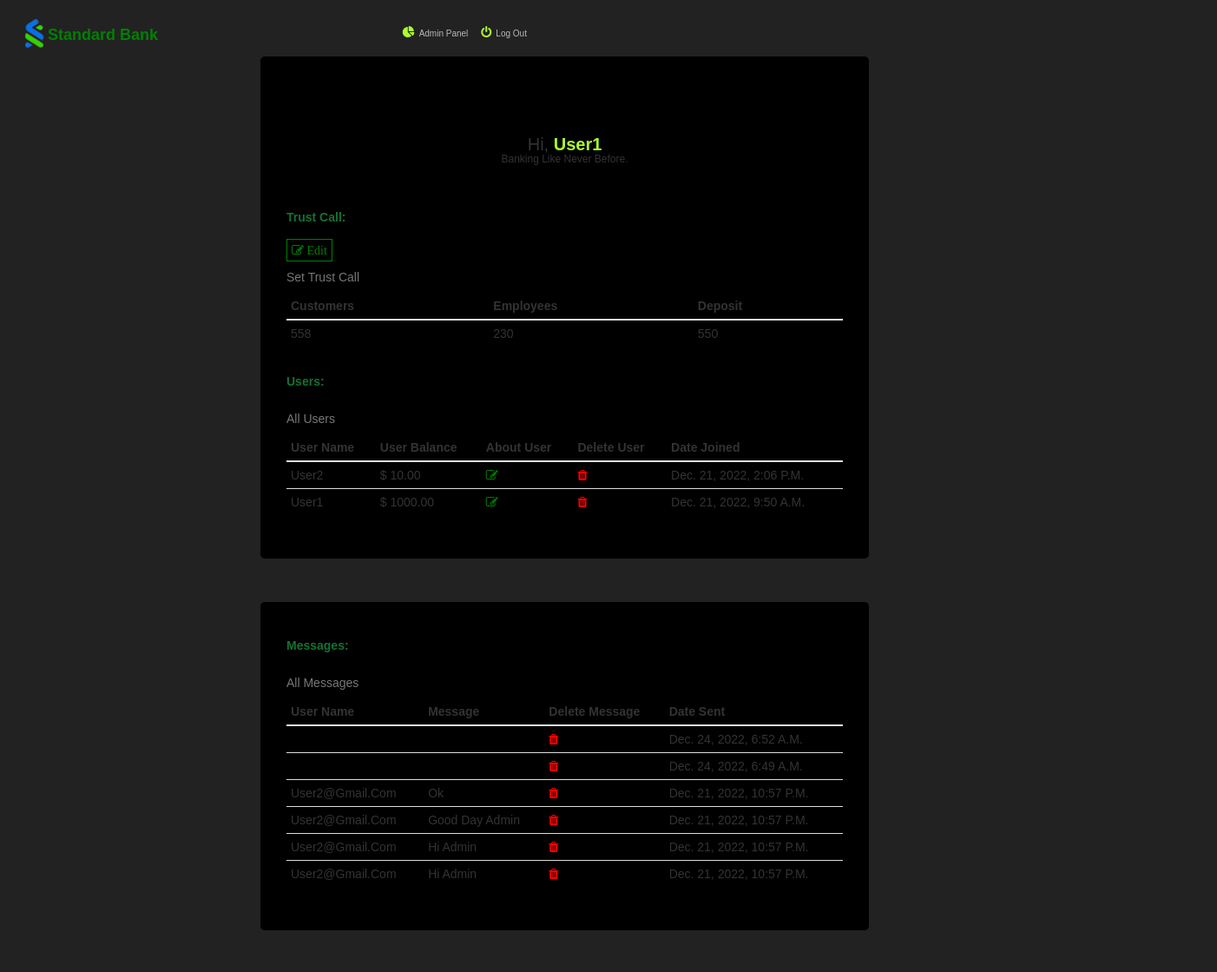
Before: /admin_panel/ (signed in, upper part) with the older database file.
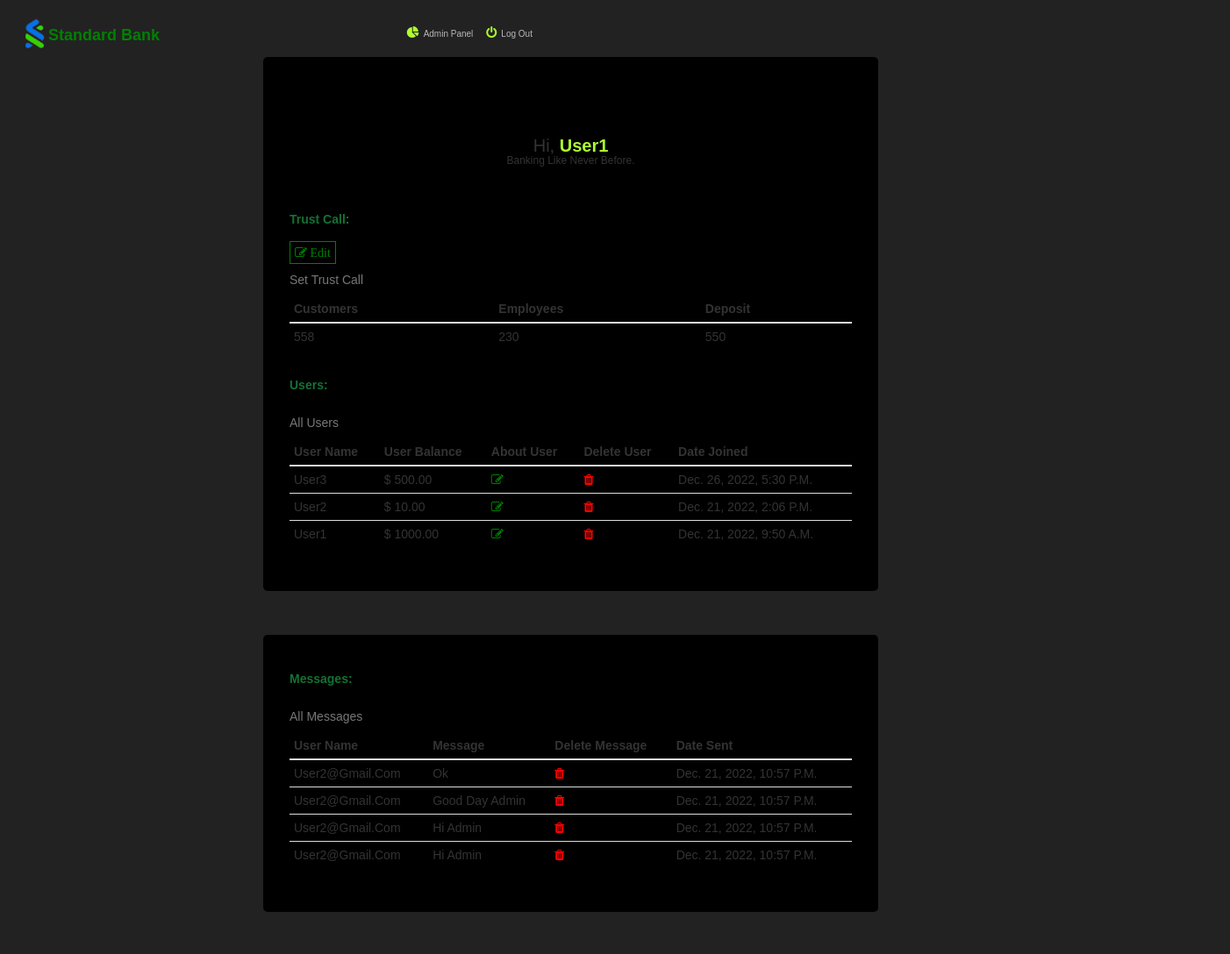
After: the same page with the newer database file.
### App/models.py (models this page shows, shortened)
class TrustCall(models.Model):
    customers = models.IntegerField(default=528, null=True)
    employees = models.IntegerField(default=1530, null=True)
    deposit = models.IntegerField(default=50, null=True)

class Users(models.Model):
    name = models.ForeignKey(User, on_delete=models.CASCADE, null=True)
    date_of_birth = models.DateTimeField(null=True)
    date_joined = models.DateTimeField(verbose_name="date joined", auto_now_add=True)
    phone_number = models.IntegerField(null=True)
    gender = models.CharField(max_length=10, null=True)
    status = models.CharField(max_length=20, null=True)
    address = models.TextField(null=False)
    account_number = models.IntegerField(null=True, default=110)
    balance = models.IntegerField(default=0, null=True)
    image = models.ImageField(null=True)

class Message(models.Model):
    name = models.ForeignKey(User, on_delete=models.CASCADE, null=True)
    message = models.TextField()
    email = models.EmailField()
    sent_time = models.DateTimeField(verbose_name="last login", auto_now=True)

### App/views.py (the view)
# urls.py: path('admin_panel/', views.admin_panel, name='admin_panel'),
@login_required(login_url='user_login')
def admin_panel(request):
    contact = Contact.objects.all().order_by('-id')
    users = Users.objects.all().order_by('-id')
    message = Message.objects.all().order_by('-id')
    loan = Loan.objects.all().order_by('-id')
    payment = Payment.objects.all().order_by('id')
    trustcall = TrustCall.objects.all()
    context = {
        'users': users,
        'message': message,
        'loan': loan,
        'trustcall': trustcall,
        'payment': payment,
        'contact': contact,
    }
    return render(request, 'admin-panel.html', context)

### templates/admin-panel.html (shortened to what this page needs)
{% load static %}
<!DOCTYPE html>
<html lang="en">
<head>
    <link rel="stylesheet" type="text/css" href="{% static 'css/css.css'%}">
    <link rel="stylesheet" type="text/css" href="{% static 'css/media.css'%}">
    <link rel="stylesheet" href="{% static 'bootstrap/css/bootstrap.min.css'%}">
    <link rel="stylesheet" href="{% static 'font-awesome/css/font-awesome.min.css'%}">
</head>
<body onload="slider()">
    <div class="bg">
        <nav>
            <div class="navbar-brand logo col-sm-4">
                <a href="{% url 'admin_panel' %}">
                    <div class="logoimg">
                        <img src="{% static 'image/logo.png' %}">
                        <span>standard bank</span>
                    </div>
                </a>
            </div>
            <div class="board-nav" id="board_nav">
                <ul>
                    <li class="fa fa-pie-chart"><a href="{% url 'admin_panel' %}">admin panel</a></li>
                    <li class="fa fa-power-off"><a href="{% url 'user_login' %}">log out</a></li>
                </ul>
            </div>
        </nav>
        <div class="board">
            <div class="banner2-content" id="banner2-content">
                <div class="banner2-contents">
                    <div style="margin-top: 70px;" class="welcome">
                        <h3>hi,
                            <b>{{request.user}}</b> <br>
                            <p>banking like never before.</p>
                        </h3>
                        <br>
                    </div>
                    <div class="contact">
                        <div class="help">
                            <label class="dils">trust call:</label><br>
                        </div>
                        <table class="table table-condensed">
                            <caption>set trust call</caption>
                            <thead>
                                <tr>
                                    <th>customers</th>
                                    <th>employees</th>
                                    <th>deposit</th>
                                </tr>
                            </thead>
                            <tbody>
                                {% for trustcall in trustcall %}
                                <tr>
                                    <div>
                                        <td>{{trustcall.customers}}</td>
                                        <td>{{trustcall.employees}}</td>
                                        <td>{{trustcall.deposit}}</td>
                                    </div>
                                    <div>
                                        <a href="{% url 'edit_trustcall' trustcall.id %}">
                                            <i class="fa fa-edit" style="color:green;border:1px solid green;padding:5px"> edit</i>
                                        </a>
                                    </div>
                                </tr>
                                {% endfor %}
                            </tbody>
                        </table>
                        <div class="help">
                            <label class="dils">users:</label><br>
                        </div>
                        <table class="table table-condensed">
                            <caption>all users</caption>
                            <thead>
                                <tr>
                                    <th>User Name</th>
                                    <th>User balance</th>
                                    <th>about user</th>
                                    <th>Delete user</th>
                                    <th>Date Joined</th>
                                </tr>
                            </thead>
                            <tbody>
                                {% for users in users %}
                                <tr>
                                    <td>{{users.name}}</td>
                                    <td>$ {{users.balance}}.00</td>
                                    <td><a href="{% url 'edit' users.id %}"><i class="fa fa-edit" style="color:green;"></i></a></td>
                                    <td><a href="{% url 'delete' users.id %}"><i class="fa fa-trash" style="color:red;"></i></a></td>
                                    <td>{{users.date_joined}}</td>
                                </tr>
                                {% endfor %}
                            </tbody>
                        </table>
                    </div>
                </div>
            </div>
            <div class="banner2-content" id="banner2-content">
                <div class="contact">
                    <div class="help">
                        <label class="dils">messages:</label><br>
                    </div>
                    <table class="table table-condensed">
                        <caption>all messages</caption>
                        <thead>
                            <tr>
                                <th>User Name</th>
                                <th>message</th>
                                <th>Delete message</th>
                                <th>Date sent</th>
                            </tr>
                        </thead>
                        <tbody>
                            {% for message in message %}
                            <tr>
                                <td>{{message.email}}</td>
                                <td>{{message.message}}</td>
                                <td><a href="{% url 'delete_message' message.id %}"><i class="fa fa-trash" style="color:red;"></i></a></td>
                                <td>{{message.sent_time}}</td>
                            </tr>
                            {% endfor %}
                        </tbody>
                    </table>
                </div>
            </div>
        </div>
    </div>
</body>
</html>

### static/css/css.css (style rules this page uses)
* { margin:0;padding:0; box-sizing: border-box; font-family: Arial, Helvetica, sans-serif; text-transform: capitalize; text-decoration: none; }
.logo { color: green; font-family: elephent; font-weight: bold; }
.logoimg { color: green; font-family: elephent; position: relative; top: 0; display: flex; }
.logoimg img { width: 50px; position: absolute; top: -25px; }
.logoimg span { width: 200px; position: absolute; left: 40px; }
nav { background-color: rgba(26, 26, 26, 0.295); }
.banner2-content { width: 50%; padding: 10px; margin: 20px 300px; font-family: Verdana, Geneva, Tahoma, sans-serif; }
.banner2-content h3 { text-align: center; font-size: 20px; }
.banner2-content p { text-align: center; font-size: 12px; }
.contact { text-align: left; padding: 10px; }
.welcome b { color: greenyellow; }
.dils { color: rgba(47, 255, 116, 0.63); opacity: 0.7; }
.help { padding: 10px 0; }
.bg { background-color: rgb(34, 34, 34); position: absolute; top: 0; width: 100%; height: 100vh auto; padding: 15px 0px; padding-bottom: 30px; }
.board-nav { position: absolute; top: 10; width: 100%; align-items: flex-end; justify-self: right; transition: all 1.5s ease-in-out; }
.board-nav ul { width: 84%; display: flex; padding: 10px; justify-self: right; position: relative; left: 16%; text-decoration: none; transition: all 1.5s ease-in-out; }
.board-nav ul li { text-decoration: none; display: block; transition: all 1.5s ease-in-out; padding: 5px 5px; color: greenyellow; }
.board-nav ul li a { text-decoration: none; color: rgb(185, 185, 185); transition: all 1.5s ease-in-out; font-size: 10px; margin: 5px; }
.board { background-color: rgb(34, 34, 34); }
.banner2-content { width: 50%; padding: 20px; margin: 20px 300px; font-family: Verdana, Geneva, Tahoma, sans-serif; position: relative; border-radius: 5px; }
#banner2-content { margin-top: 50px; }
#banner2-content { background-color: black; }

Changed rows visible on the page:
removed Message: sent_time "Dec. 24, 2022, 6:52 A.m."
removed Message: sent_time "Dec. 24, 2022, 6:49 A.m."
added Users: name "User3", balance "500", date_joined "Dec. 26, 2022, 5:30 P.m."
